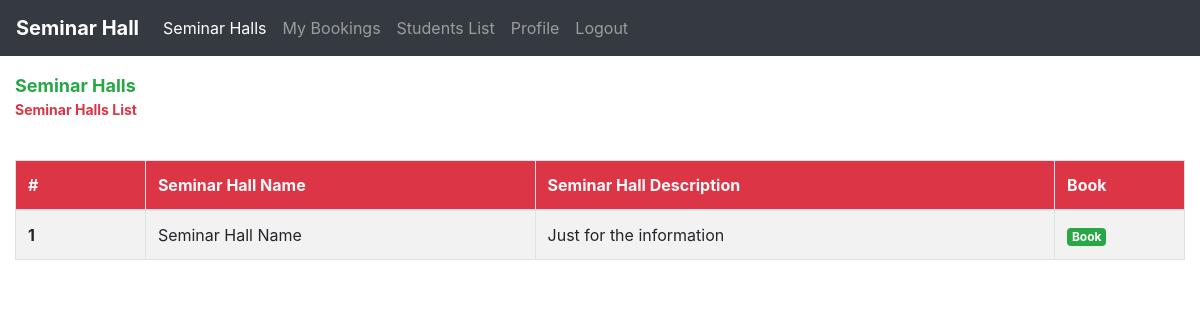
Before: /department/seminar_hall.php with the older database file.
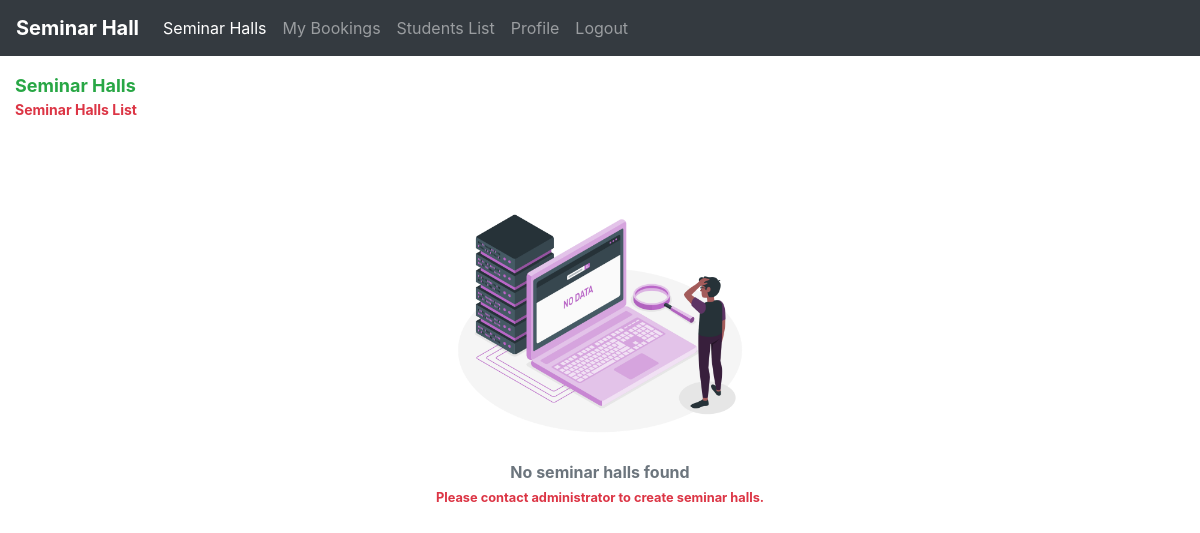
After: the same page with the newer database file.
### tables this page shows
CREATE TABLE IF NOT EXISTS `seminar_halls` (
  `id` int(11) NOT NULL AUTO_INCREMENT,
  `hall_name` varchar(100) NOT NULL,
  `hall_description` text NOT NULL,
  PRIMARY KEY (`id`)
);

### department/seminar_hall.php (the view, shortened to what this page needs)
<?php
include('./department_header.php');
include('../db/dbcon.php');
$result = mysqli_query($con, 'SELECT * FROM `seminar_halls`') or die(mysqli_error($con));
$seminar_hall_count = mysqli_num_rows($result);
?>
<!DOCTYPE html>
<html lang="en">
<head>
</head>
<body>
    <div class="container-fluid">
        <div class="row mt-3">
            <div class="col-md-8">
                <p class="page-title font-weight-bold text-success m-0">Seminar Halls</p>
                <p class="page-subTitle text-danger font-weight-bold">Seminar Halls List</p>
            </div>
        </div>
        <div class="mt-4">
            <?php
            if ($seminar_hall_count === 0) {
            ?>
                <div class="text-center">
                    <img src="./../images/no-data.png" alt="No Data" width="300px">
                    <p class="text-muted font-weight-bold m-0">No seminar halls found</p>
                    <small class="text-danger font-weight-bold">Please contact administrator to create seminar halls.</small>
                </div>
            <?php
            } else {
            ?>
                <table class="table table-bordered table-striped">
                    <thead>
                        <tr class="bg-danger text-light">
                            <th scope="col">#</th>
                            <th scope="col">Seminar Hall Name</th>
                            <th scope="col">Seminar Hall Description</th>
                            <th scope="col">Book</th>
                        </tr>
                    </thead>
                    <tbody>
                        <?php
                        $count = 0;
                        while ($row = mysqli_fetch_array($result)) {
                            $count = $count + 1;
                        ?>
                            <tr>
                                <th scope="row"><?php echo $count; ?></th>
                                <td><?php echo $row[1]; ?></td>
                                <td>
                                    <p class="m-0" title="<?php echo $row[2]; ?>"><?php echo $row[2]; ?></p>
                                </td>
                                <td><a href="./book_seminar_hall.php?id=<?php echo $row[0]; ?>" class="badge badge-success">Book</a></td>
                            </tr>
                        <?php
                        }
                        ?>
                    </tbody>
                </table>
            <?php
            }
            ?>
        </div>
    </div>
</body>
</html>

Changed rows visible on the page:
removed seminar_halls: hall_name "Seminar Hall Name", hall_description "Just for the information"
Other visible differences:
text no longer shown: "# Seminar Hall Name Seminar Hall Description Book"
text now shown: "No seminar halls found Please contact administrator to create seminar halls."
